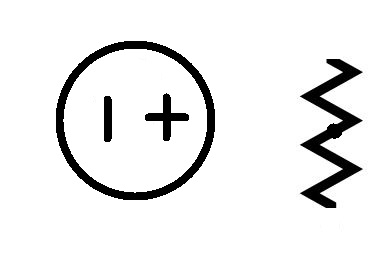
%> input picture symbols.jpeg, 388 x 254 px
$ octave project_training_convex.m   (GNU Octave 9; MATLAB toolbox functions it lacks are replaced by stand-ins)
%> lines starting %> are read from the running program, lines starting %| are printed output that depends on the picture; in (x1, y1, x2, y2) boxes, pixels count from 0 and x2, y2 are one past the last pixel; in counts of white or black regions, pixels touching at a corner belong together; the program's own positions count from 1
clc; close all; clear all;
im = imread('symbols.jpeg');
%> im is the input picture: size 254x388x3 uint8; min 0, max 255, mean 234.9
im = rgb2gray(im);
%> im: size 254x388 uint8

%binarizing
lvl = graythresh(im);
%> lvl = 0.506
imbw = im2bw(im, lvl);
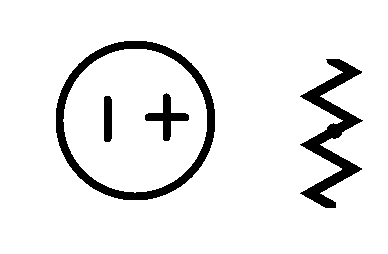
%> imbw: size 254x388 logical; 92.1% white; 4 black regions, box (x1, y1, x2, y2) and area: (56, 41, 215, 200) 3803, (300, 59, 363, 208) 2979, (145, 93, 189, 141) 644, (104, 96, 112, 142) 358
imbw = ~imbw;
% figure, imshow(imbw);

%Image closing to fill gaps
se = strel('disk', 2);
closed = imclose(imbw, se);
%> closed: size 254x388 logical; 7.9% white; 4 white regions, box (x1, y1, x2, y2) and area: (56, 41, 215, 200) 3803, (300, 59, 363, 208) 3012, (145, 93, 189, 141) 656, (104, 96, 112, 142) 358
% figure, imshow(closed);

% %Line removal (B/c sign were being touched with source ring)
% se = strel('disk', 7);
% open = imopen(closed, se);
% % figure, imshow(open);

% %line erosion - components gets thinner but no connecting wires remain
% se2 = strel('line', 6, 0);
% noline = imerode(open, se2);
% % figure, imshow(noline)

% se3 = strel('line', 6, 90);
% noline = imerode(noline, se3);
% % figure, imshow(noline);

% %smoothing out plus sign in source
% se4 = strel('square', 5);
% defined_image = imerode(noline, se4);
% % figure, imshow(defined_image);

%feature extraction of components

%Labeling the objects in image
oblabel = bwlabel(closed,8);
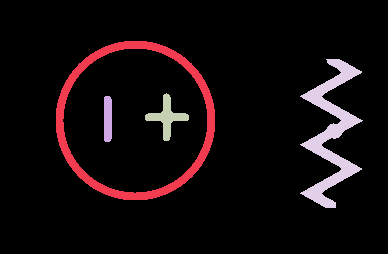
%> oblabel: size 254x388 double; 5 distinct labels, from 0 to 4; one colour per label, 0 black

%Object extraction
im_array = [];
a = oblabel;
total_pixels = numel(oblabel)
%> total_pixels = 98552
for total_objects = 1:max(max(oblabel))
    total_objects
    for i = 1:total_pixels
        if oblabel(i) == total_objects
            a(i) = 1;
        else
            a(i) = 0;
        end
    end
    im_array = cat(3,im_array,a);
end
%> this loop made 4 passes
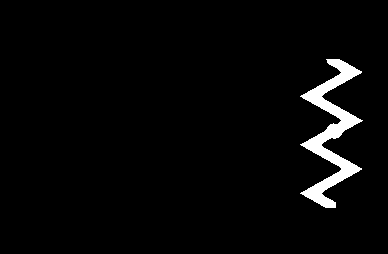
%> a: size 254x388 double; values 0 (black) and 1 (white), 3.1% white; 1 white region, box (x1, y1, x2, y2) and area: (300, 59, 363, 208) 3012
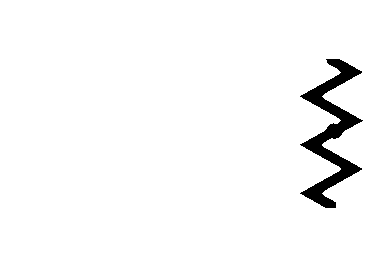
%> im_array: size 254x388x4 double; mean R, G, B, A 0.0386, 0.00363, 0.00666, 0.0306; transparent parts drawn white

%Holes in training data
figure
holes = [];
for i = 1:size(im_array, 3)
    A = im_array(:,:,i);
    A = im2bw(A);
    [a,b] = size(A);
    ch = bwconvhull(A);
    B = zeros(a,b);
    B(ch) = 1;
    B(A) = 0;
    BW = bwareaopen(B,10);
    se = strel('disk', 3);
    bwopen = imopen(BW, se);
    subplot (4,2,i*2-1), imshow(A); xlabel('Original Image');
    subplot (4,2,i*2), imshow(bwopen); xlabel('Convex Deficiencies');
    openedlabel = bwlabel(bwopen);
    maxholes = max(max(openedlabel));
    holes = [holes maxholes];
end
%> this loop made 4 passes
%> (maxholes, holes) on passes 1 to 4: (1, 1), (0, [1 0]), (4, [1 0 4]), (6, [1 0 4 6])
%> pass 1, `BW = bwareaopen(B,10);`:
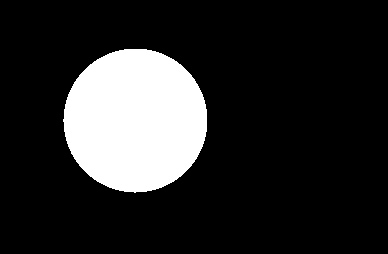
%> BW: size 254x388 logical; 16.5% white; 1 white region, box (x1, y1, x2, y2) and area: (63, 49, 207, 193) 16242
%> after the loop:
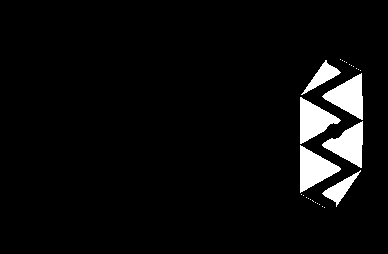
%> B: size 254x388 double; values 0 (black) and 1 (white), 5% white; 27 white regions (21 under 20 px), largest, box (x1, y1, x2, y2) and area: (300, 145, 341, 193) 1036, (322, 73, 363, 120) 1018, (300, 97, 341, 144) 1008, (322, 121, 363, 168) 994, (301, 60, 341, 95) 446, (322, 170, 361, 207) 442
%> after the loop:
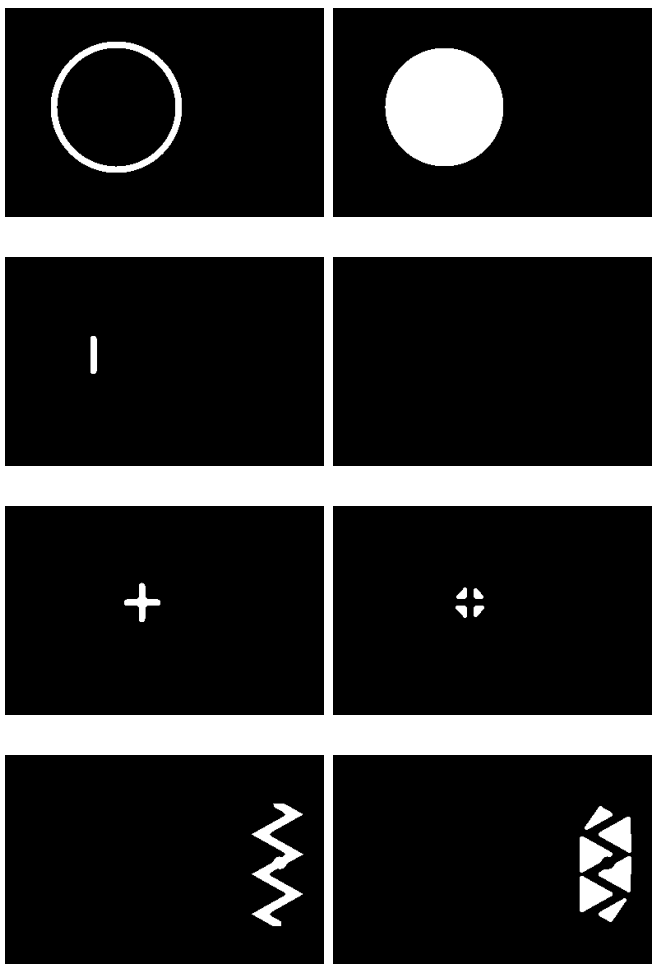
%> figure redrawn from the program's plot data, 8 panels
label_array = ['Circle', 'Minus', 'Plus', 'Resistor'];

save('holes.mat', 'holes');
save('labels.mat', 'label_array');
